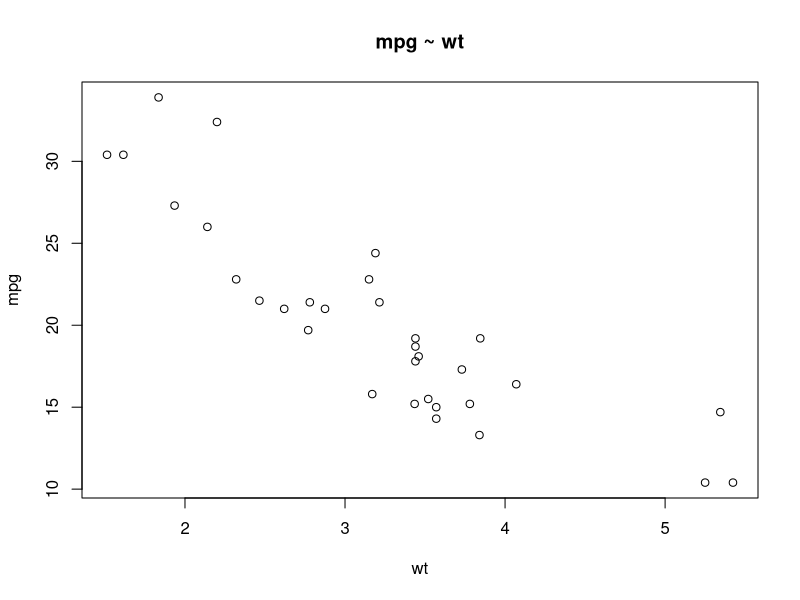
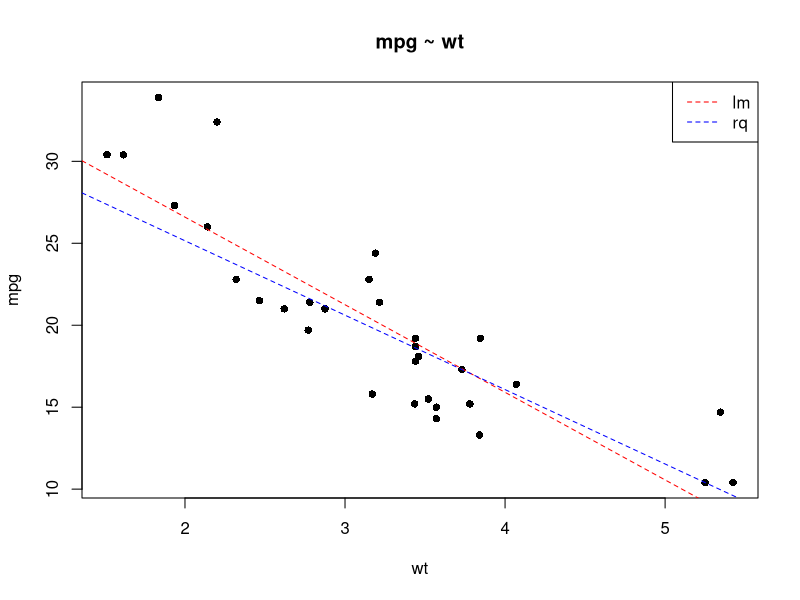
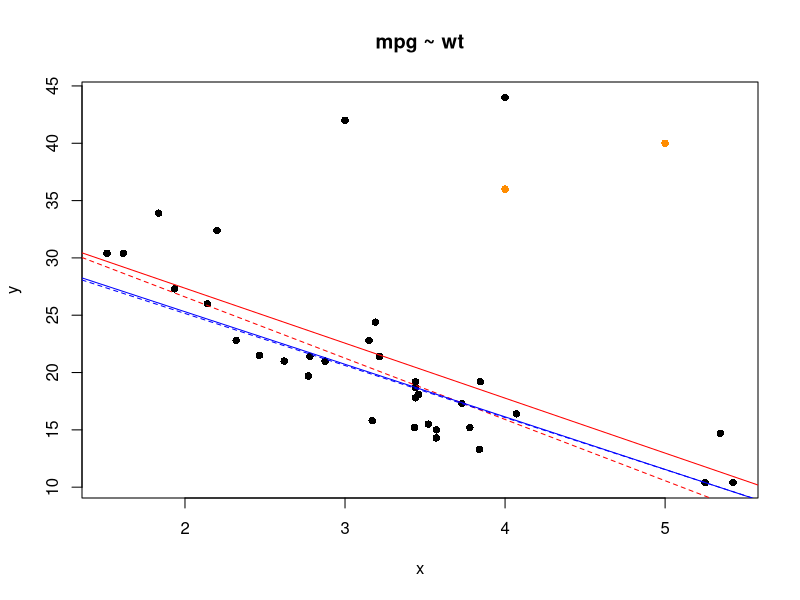
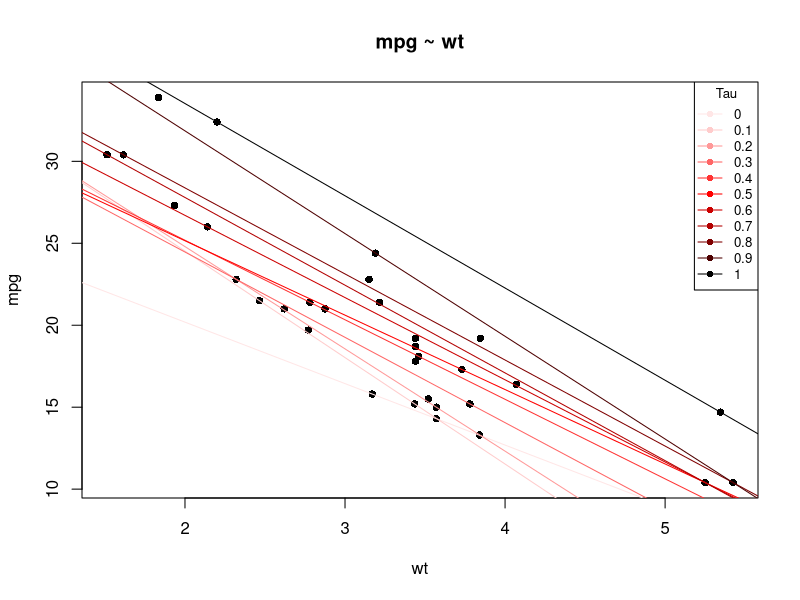

These figures' R source, in order:
## ---- chunk 1
knitr::opts_chunk$set(echo = TRUE)
## ---- chunk 2
library(quantreg)
data(mtcars)
## ---- chunk 3
plot(mpg ~ wt, data = mtcars, main = "mpg ~ wt")
## ---- chunk 4
plot(mpg ~ wt, data = mtcars, pch = 16, main = "mpg ~ wt")
lm_model <- lm(mpg ~ wt, data = mtcars)
rq_model <- rq(mpg ~ wt, data = mtcars)
abline(lm_model, col = "red", lty = 2)
abline(rq_model, col = "blue", lty = 2) # Default value of tau is 0.5
legend("topright", legend = c("lm", "rq"), col = c("red", "blue"), lty = 2)
## ---- chunk 5
# Summary of linear regression model
summary_lm <- summary(lm_model)
print(summary_lm)

# Summary of quantile regression model
summary_rq <- summary(rq_model)
print(summary_rq)

## ---- chunk 6
y <- c(mtcars$mpg, 42, 44)
x <- c(mtcars$wt, 3, 4)
plot(y ~ x, pch = 16, main = "mpg ~ wt")
points(c(5, 4), c(40, 36), pch = 16, col = "dark orange")
abline(lm_model, col = "red", lty = 2)
abline(lm(y ~ x), col = "red")
abline(rq_model, col = "blue", lty = 2)
abline(rq(y ~ x), col = "blue")
## ---- chunk 7
colors <- c("#ffe6e6", "#ffcccc", "#ff9999", "#ff6666", "#ff3333",
            "#ff0000", "#cc0000", "#b30000", "#800000", "#4d0000", "#000000")

plot(mpg ~ wt, data = mtcars, pch = 16, main = "mpg ~ wt")
multi_rqfit <- rq(mpg ~ wt, data = mtcars, tau = seq(0, 1, by = 0.1))
# Loop over each coefficient to plot the quantile lines
for (j in 1:ncol(multi_rqfit$coefficients)) {
    abline(coef(multi_rqfit)[, j], col = colors[j])
}

# Add legend with tau values
legend("topright", legend = seq(0, 1, by = 0.1), col = colors, lty = 1, pch = 16,
       title = "Tau", cex = 0.8, bg = "white", box.lwd = 1)


